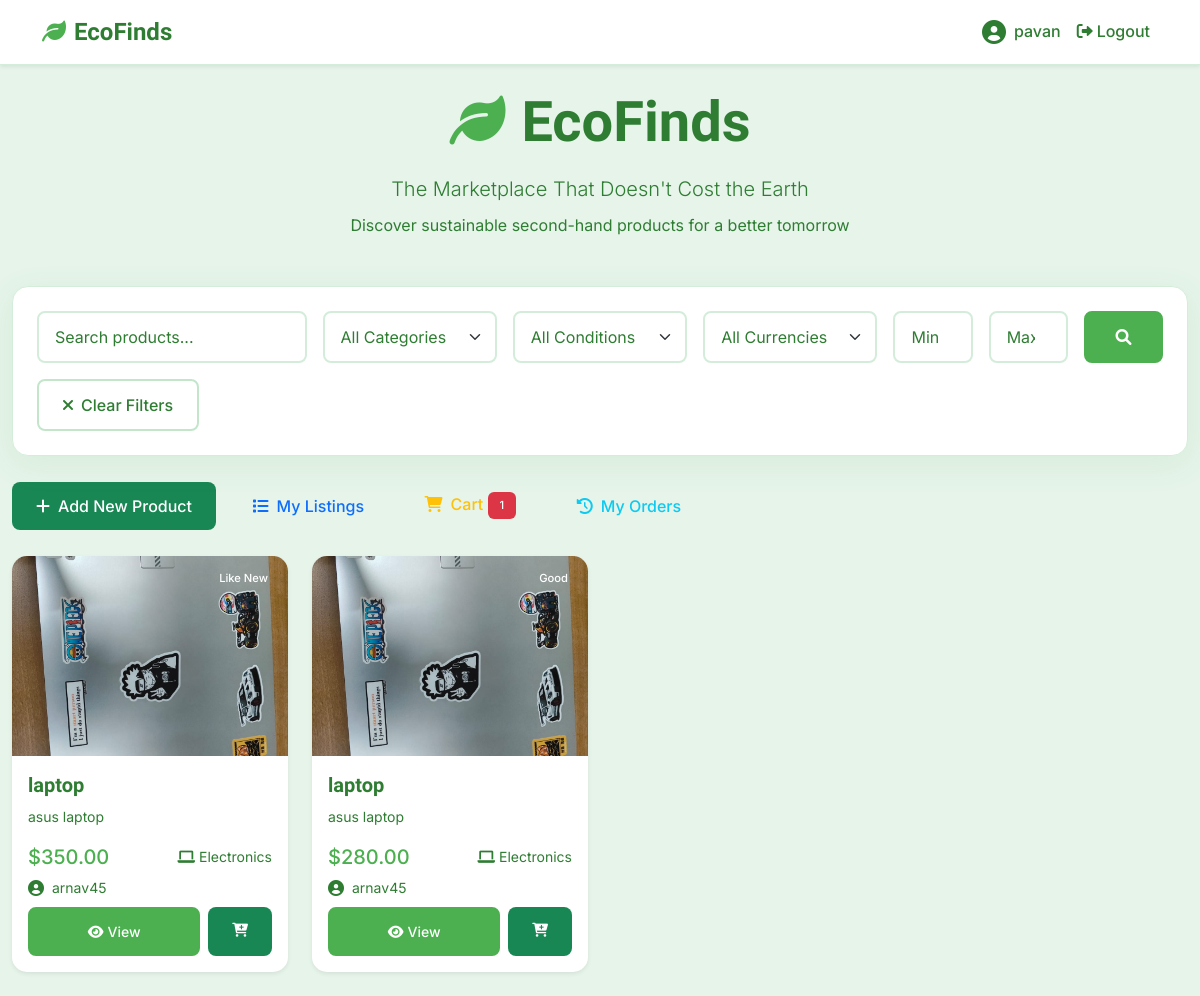
Screenshot of / (signed in) with the database file from the repository.
### accounts/models.py (models this page shows, shortened)
class User(AbstractUser):
    email = models.EmailField(unique=True)
    username = models.CharField(max_length=50, unique=True)
    first_name = models.CharField(max_length=30, blank=True)
    last_name = models.CharField(max_length=30, blank=True)
    bio = models.TextField(max_length=500, blank=True, help_text="Tell us about your sustainability journey")
    avatar = models.ImageField(upload_to='avatars/', blank=True, null=True)
    phone_number = models.CharField(max_length=15, blank=True)
    location = models.CharField(max_length=100, blank=True)
    eco_points = models.PositiveIntegerField(default=0, help_text="Points earned through sustainable actions")
    eco_level = models.CharField(
        max_length=20,
        choices=[
            ('apprentice', 'Eco Apprentice'),
            ('ninja', 'Eco Ninja'),
            ('legend', 'Eco Legend'),
        ],
        default='apprentice'
    )
    co2_saved = models.DecimalField(
        max_digits=10,
        decimal_places=2,
        default=0.00,
        help_text="Total CO2 saved in kg"
    )
    is_verified = models.BooleanField(default=False)
    trust_score = models.PositiveIntegerField(
        default=50,
        help_text="Trust score based on user behavior (0-100)"
    )
    language = models.CharField(max_length=10, default='en', help_text="Preferred language code")
    notifications_enabled = models.BooleanField(default=True)
    USERNAME_FIELD = 'email'  # Email will be used to log in
    REQUIRED_FIELDS = ['username']  # Username is still required

### products/models.py (models this page shows, shortened)
class Cart(models.Model):
    user = models.OneToOneField(User, on_delete=models.CASCADE, related_name='cart')
    created_at = models.DateTimeField(auto_now_add=True)
    updated_at = models.DateTimeField(auto_now=True)
    @property
    def total_items(self):
        return self.items.count()

class Product(models.Model):
    CONDITION_CHOICES = [
        ('excellent', 'Like New'),
        ('good', 'Good'),
        ('fair', 'Average'),
        ('poor', 'Poor'),
    ]
    STATUS_CHOICES = [
        ('available', 'Available'),
        ('sold', 'Sold'),
        ('pending', 'Pending'),
        ('flagged', 'Flagged for Review'),
    ]
    CURRENCY_CHOICES = [
        ('USD', 'US Dollar ($)'),
        ('EUR', 'Euro (€)'),
        ('GBP', 'British Pound (£)'),
        ('INR', 'Indian Rupee (₹)'),
        ('CAD', 'Canadian Dollar (C$)'),
        ('AUD', 'Australian Dollar (A$)'),
        ('JPY', 'Japanese Yen (¥)'),
        ('CNY', 'Chinese Yuan (¥)'),
        ('BRL', 'Brazilian Real (R$)'),
        ('MXN', 'Mexican Peso ($)'),
    ]
    id = models.UUIDField(primary_key=True, default=uuid.uuid4, editable=False)
    title = models.CharField(max_length=200)
    description = models.TextField()
    category = models.ForeignKey(Category, on_delete=models.CASCADE, related_name='products')
    condition = models.CharField(max_length=20, choices=CONDITION_CHOICES, default='good')
    original_price = models.DecimalField(
        max_digits=10,
        decimal_places=2,
        null=True,
        blank=True,
        help_text="Original retail price for CO2 calculation"
    )
    price = models.DecimalField(max_digits=10, decimal_places=2, validators=[MinValueValidator(0.01)])
    currency = models.CharField(
        max_length=3,
        choices=CURRENCY_CHOICES,
        default='USD',
        help_text="Currency for the price"
    )
    is_smart_priced = models.BooleanField(default=False, help_text="Price calculated using smart pricing formula")
    image = models.ImageField(
        upload_to='products/',
        default='products/default_product.png',
        help_text="Product image (required)"
    )
    video = models.FileField(
        upload_to='products/videos/',
        default='products/videos/default_video.mp4',
        help_text="Product video (required)"
    )
    ai_verified = models.BooleanField(default=False, help_text="AI has verified this listing")
    fake_detection_score = models.FloatField(
        default=0.0,
        help_text="AI confidence score (0=fake, 1=real)"
    )
    manual_review_required = models.BooleanField(default=False)
    estimated_weight = models.DecimalField(
        max_digits=8,
        decimal_places=2,
        null=True,
        blank=True,
        help_text="Estimated weight in kg for CO2 calculation"
    )
    co2_saved = models.DecimalField(
        max_digits=10,
        decimal_places=2,
        default=0.00,
        help_text="CO2 saved by buying this instead of new (kg)"
    )
    sustainability_score = models.PositiveIntegerField(
        default=0,
        help_text="Sustainability score (0-100)"
    )
    seller = models.ForeignKey(User, on_delete=models.CASCADE, related_name='products')
    location = models.CharField(max_length=100, blank=True)
    status = models.CharField(max_length=20, choices=STATUS_CHOICES, default='available')
    views_count = models.PositiveIntegerField(default=0)
    likes_count = models.PositiveIntegerField(default=0)
    created_at = models.DateTimeField(auto_now_add=True)
    updated_at = models.DateTimeField(auto_now=True)
    expires_at = models.DateTimeField(
        null=True,
        blank=True,
        help_text="When this listing expires (optional)"
    )
    class Meta:
        ordering = ['-created_at']
        indexes = [
            models.Index(fields=['status', 'created_at']),
            models.Index(fields=['category', 'status']),
            models.Index(fields=['seller', 'status']),
        ]
    @property
    def is_available(self):
        return self.status == 'available'
    @property
    def formatted_price(self):
        currency_symbols = {
            'USD': '$',
            'EUR': '€',
            'GBP': '£',
            'INR': '₹',
            'CAD': 'C$',
            'AUD': 'A$',
            'JPY': '¥',
            'CNY': '¥',
            'BRL': 'R$',
            'MXN': '$',
        }
        symbol = currency_symbols.get(self.currency, '$')
        return f"{symbol}{self.price:.2f}"

class Category(models.Model):
    name = models.CharField(max_length=100, unique=True)
    description = models.TextField(blank=True)
    icon = models.CharField(max_length=50, default='fas fa-tag')  # FontAwesome icon class
    color = models.CharField(max_length=20, default='primary')
    avg_co2_per_kg = models.DecimalField(
        max_digits=10,
        decimal_places=2,
        default=0.00,
        help_text="Average CO2 emissions per kg for this category"
    )
    depreciation_rate = models.DecimalField(
        max_digits=3,
        decimal_places=2,
        default=0.20,
        help_text="Depreciation rate for smart pricing (0.0-1.0)"
    )
    created_at = models.DateTimeField(auto_now_add=True)
    class Meta:
        verbose_name_plural = "Categories"
        ordering = ['name']
    def __str__(self):
        return self.name

### products/views.py (the view)
# urls.py: path('', views.product_list, name='product_list'),
def product_list(request):
    products = Product.objects.filter(status='available').select_related('category', 'seller')
    search_form = ProductSearchForm(request.GET)
    if search_form.is_valid():
        search = search_form.cleaned_data.get('search')
        category = search_form.cleaned_data.get('category')
        condition = search_form.cleaned_data.get('condition')
        min_price = search_form.cleaned_data.get('min_price')
        max_price = search_form.cleaned_data.get('max_price')
        currency = search_form.cleaned_data.get('currency')
        if search:
            products = products.filter(
                Q(title__icontains=search) | Q(description__icontains=search)
            )
        if category:
            products = products.filter(category=category)
        if condition:
            products = products.filter(condition=condition)
        if currency:
            products = products.filter(currency=currency)
        if min_price:
            products = products.filter(price__gte=min_price)
        if max_price:
            products = products.filter(price__lte=max_price)
    paginator = Paginator(products, 12)  # 12 products per page
    page_number = request.GET.get('page')
    page_obj = paginator.get_page(page_number)
    categories = Category.objects.all()
    context = {
        'page_obj': page_obj,
        'search_form': search_form,
        'categories': categories,
    }
    return render(request, 'products/product_list.html', context)

### products/templates/products/product_list.html (shortened to what this page needs)
{% extends 'accounts/base.html' %}
{% block content %}
<div class="container-fluid mt-4">
    <div class="row mb-4">
        <div class="col-12">
            <div class="text-center">
                <h1 class="display-4 fw-bold mb-3">
                    <i class="fas fa-leaf text-success me-3"></i>EcoFinds
                </h1>
                <p class="lead mb-2">The Marketplace That Doesn't Cost the Earth</p>
                <p class="text-muted mb-4">Discover sustainable second-hand products for a better tomorrow</p>
            </div>
        </div>
    </div>
    <div class="row mb-4">
        <div class="col-12">
            <div class="auth-card p-4">
                <form method="get" class="row g-3">
                    <div class="col-md-3">
                        {{ search_form.search }}
                    </div>
                    <div class="col-md-2">
                        {{ search_form.category }}
                    </div>
                    <div class="col-md-2">
                        {{ search_form.condition }}
                    </div>
                    <div class="col-md-2">
                        {{ search_form.currency }}
                    </div>
                    <div class="col-md-1">
                        {{ search_form.min_price }}
                    </div>
                    <div class="col-md-1">
                        {{ search_form.max_price }}
                    </div>
                    <div class="col-md-1">
                        <button type="submit" class="btn btn-primary w-100">
                            <i class="fas fa-search"></i>
                        </button>
                    </div>
                    <div class="col-12">
                        <a href="{% url 'products:product_list' %}" class="btn btn-outline-secondary">
                            <i class="fas fa-times me-2"></i>Clear Filters
                        </a>
                    </div>
                </form>
            </div>
        </div>
    </div>
    {% if user.is_authenticated %}
    <div class="row mb-4">
        <div class="col-12">
            <div class="d-flex justify-content-between align-items-center">
                <div>
                    <a href="{% url 'products:create_product' %}" class="btn btn-success me-2">
                        <i class="fas fa-plus me-2"></i>Add New Product
                    </a>
                    <a href="{% url 'products:my_listings' %}" class="btn btn-outline-primary me-2">
                        <i class="fas fa-list me-2"></i>My Listings
                    </a>
                    <a href="{% url 'products:cart' %}" class="btn btn-outline-warning me-2">
                        <i class="fas fa-shopping-cart me-2"></i>Cart
                        {% if user.cart.total_items > 0 %}
                            <span class="badge bg-danger">{{ user.cart.total_items }}</span>
                        {% endif %}
                    </a>
                    <a href="{% url 'products:orders' %}" class="btn btn-outline-info">
                        <i class="fas fa-history me-2"></i>My Orders
                    </a>
                </div>
            </div>
        </div>
    </div>
    {% endif %}
    <div class="row">
        {% if page_obj %}
            {% for product in page_obj %}
            <div class="col-lg-3 col-md-4 col-sm-6 mb-4">
                <div class="card h-100 shadow-sm product-card">
                    <div class="position-relative">
                        {% if product.image %}
                            <img src="{{ product.image.url }}" class="card-img-top" alt="{{ product.title }}" style="height: 200px; object-fit: cover;">
                        {% else %}
                            <div class="card-img-top bg-light d-flex align-items-center justify-content-center" style="height: 200px;">
                                <i class="fas fa-image fa-3x text-muted"></i>
                            </div>
                        {% endif %}
                        <div class="position-absolute top-0 end-0 m-2">
                            <span class="badge bg-{{ product.condition|default:'secondary' }}">
                                {{ product.get_condition_display }}
                            </span>
                        </div>
                    </div>
                    <div class="card-body d-flex flex-column">
                        <h5 class="card-title">{{ product.title|truncatechars:30 }}</h5>
                        <p class="card-text text-muted small">{{ product.description|truncatechars:60 }}</p>
                        <div class="mt-auto">
                            <div class="d-flex justify-content-between align-items-center mb-2">
                                <span class="h5 text-success mb-0">{{ product.formatted_price }}</span>
                                <small class="text-muted">
                                    <i class="{{ product.category.icon }} me-1"></i>{{ product.category.name }}
                                </small>
                            </div>
                            <div class="d-flex align-items-center mb-2">
                                {% if product.seller.avatar %}
                                    <img src="{{ product.seller.avatar.url }}" alt="{{ product.seller.username }}" class="avatar avatar-small me-2">
                                {% else %}
                                    <i class="fas fa-user-circle me-2 text-muted"></i>
                                {% endif %}
                                <small class="text-muted">{{ product.seller.username }}</small>
                            </div>
                            <div class="d-flex gap-2">
                                <a href="{% url 'products:product_detail' product.pk %}" class="btn btn-primary btn-sm flex-fill">
                                    <i class="fas fa-eye me-1"></i>View
                                </a>
                                {% if user.is_authenticated and product.seller != user and product.is_available %}
                                <a href="{% url 'products:add_to_cart' product.pk %}" class="btn btn-success btn-sm">
                                    <i class="fas fa-cart-plus"></i>
                                </a>
                                {% endif %}
                            </div>
                        </div>
                    </div>
                </div>
            </div>
            {% endfor %}
        {% endif %}
    </div>
</div>
{% endblock %}

### accounts/templates/accounts/base.html (shortened to what this page needs)
<!DOCTYPE html>
<html lang="en">
<head>
    <link href="https://cdn.jsdelivr.net/npm/bootstrap@5.1.3/dist/css/bootstrap.min.css" rel="stylesheet">
    <link href="https://cdnjs.cloudflare.com/ajax/libs/font-awesome/6.0.0/css/all.min.css" rel="stylesheet">
    {% load static %}
    <link href="{% static 'css/base.css' %}" rel="stylesheet">
</head>
<body>
    <nav class="navbar navbar-expand-lg navbar-light bg-white shadow-sm">
        <div class="container">
            <a class="navbar-brand" href="{% url 'products:product_list' %}">
                <i class="fas fa-leaf text-success me-2"></i>EcoFinds
            </a>
            <div class="navbar-nav ms-auto">
                {% if user.is_authenticated %}
                    <a class="nav-link d-flex align-items-center" href="{% url 'accounts:profile' %}">
                        {% if user.avatar %}
                            <img src="{{ user.avatar.url }}" alt="{{ user.username }}" class="avatar avatar-medium me-2">
                        {% else %}
                            <i class="fas fa-user-circle me-2" style="font-size: 24px;"></i>
                        {% endif %}
                        {{ user.username }}
                    </a>
                    <a class="nav-link" href="{% url 'accounts:logout' %}">
                        <i class="fas fa-sign-out-alt me-1"></i>Logout
                    </a>
                {% endif %}
            </div>
        </div>
    </nav>
    {% block content %}
    {% endblock %}
</body>
</html>

### rows the page displays
User: username "pavan", cart.total_items "1"
Product: image (picture), condition "Like New", title "laptop", description "asus laptop", formatted_price "$350.00", category.name "Electronics", seller.username "arnav45"
Product: image (picture), condition "Good", title "laptop", description "asus laptop", formatted_price "$280.00", category.name "Electronics", seller.username "arnav45"
